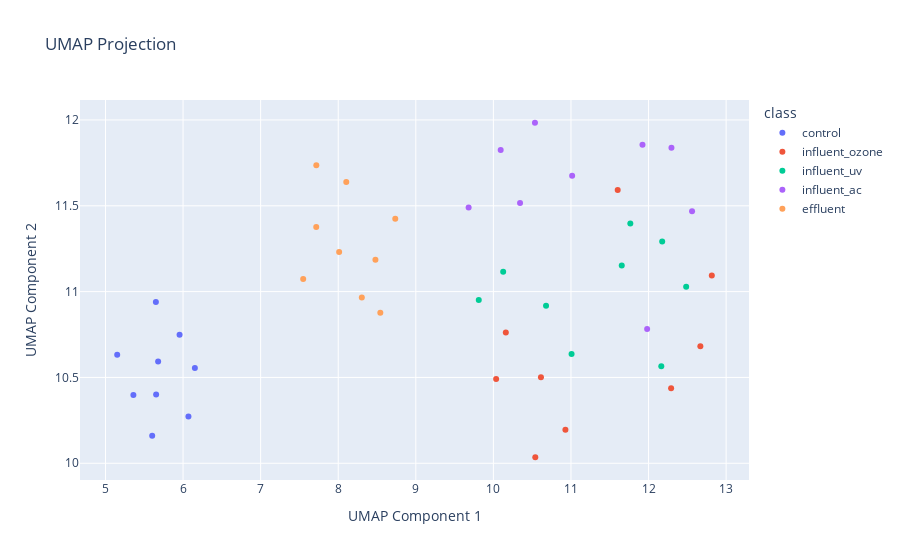

This figure's notebook cell:
### Markdown cell above
### Uniform Manifold Approximation and Projection (UMAP)

### Code cell
from src.StreamPort.ml.MachineLearningEngine import MachineLearningEngine
from src.StreamPort.ml.MachineLearningProcessingSettings import  MakeModelUMAP

#Creates an empty MachineLearningEngine object and prints it
path = 'feature_list.csv'
engine = MachineLearningEngine()
engine.add_analyses_from_csv(path)

class_path = 'feature_metadata.csv'
engine.add_classes_from_csv(class_path)
engine.print()

umap_model = MakeModelUMAP(n_neighbors=15, min_dist=0.1, n_components=2,random_state=42)
engine.add_settings(umap_model)
engine.print()
engine.run_workflow()
engine.plot_umap()

### Figure 1 — Plotly figure (JSON) as saved in the notebook; plotly's stock layout.template omitted (floating-point values rounded to 4 significant figures)
{"data": [{"hovertemplate": "class=control<br>UMAP Component 1=%{x}<br>UMAP Component 2=%{y}<extra></extra>", "legendgroup": "control", "marker": {"color": "#636efa", "symbol": "circle"}, "mode": "markers", "name": "control", "orientation": "v", "showlegend": true, "type": "scatter", "x": [5.679, 6.152, 5.955, 5.653, 5.36, 5.151, 6.069, 5.65, 5.602], "xaxis": "x", "y": [10.59, 10.55, 10.75, 10.4, 10.4, 10.63, 10.27, 10.94, 10.16], "yaxis": "y"}, {"hovertemplate": "class=influent_ozone<br>UMAP Component 1=%{x}<br>UMAP Component 2=%{y}<extra></extra>", "legendgroup": "influent_ozone", "marker": {"color": "#EF553B", "symbol": "circle"}, "mode": "markers", "name": "influent_ozone", "orientation": "v", "showlegend": true, "type": "scatter", "x": [10.04, 10.16, 10.61, 10.93, 10.54, 11.6, 12.67, 12.82, 12.29], "xaxis": "x", "y": [10.49, 10.76, 10.5, 10.2, 10.04, 11.59, 10.68, 11.09, 10.44], "yaxis": "y"}, {"hovertemplate": "class=influent_uv<br>UMAP Component 1=%{x}<br>UMAP Component 2=%{y}<extra></extra>", "legendgroup": "influent_uv", "marker": {"color": "#00cc96", "symbol": "circle"}, "mode": "markers", "name": "influent_uv", "orientation": "v", "showlegend": true, "type": "scatter", "x": [9.812, 10.13, 11.65, 11.01, 10.68, 11.77, 12.18, 12.48, 12.16], "xaxis": "x", "y": [10.95, 11.12, 11.15, 10.64, 10.92, 11.4, 11.29, 11.03, 10.57], "yaxis": "y"}, {"hovertemplate": "class=influent_ac<br>UMAP Component 1=%{x}<br>UMAP Component 2=%{y}<extra></extra>", "legendgroup": "influent_ac", "marker": {"color": "#ab63fa", "symbol": "circle"}, "mode": "markers", "name": "influent_ac", "orientation": "v", "showlegend": true, "type": "scatter", "x": [11.02, 9.681, 10.09, 10.34, 10.54, 11.92, 12.3, 12.56, 11.98], "xaxis": "x", "y": [11.68, 11.49, 11.83, 11.52, 11.98, 11.86, 11.84, 11.47, 10.78], "yaxis": "y"}, {"hovertemplate": "class=effluent<br>UMAP Component 1=%{x}<br>UMAP Component 2=%{y}<extra></extra>", "legendgroup": "effluent", "marker": {"color": "#FFA15A", "symbol": "circle"}, "mode": "markers", "name": "effluent", "orientation": "v", "showlegend": true, "type": "scatter", "x": [8.735, 8.304, 8.48, 8.543, 8.012, 7.548, 7.718, 8.104, 7.717], "xaxis": "x", "y": [11.42, 10.97, 11.19, 10.88, 11.23, 11.07, 11.74, 11.64, 11.38], "yaxis": "y"}], "layout": {"legend": {"title": {"text": "class"}, "tracegroupgap": 0}, "title": {"text": "UMAP Projection"}, "xaxis": {"anchor": "y", "domain": [0, 1], "title": {"text": "UMAP Component 1"}}, "yaxis": {"anchor": "x", "domain": [0, 1], "title": {"text": "UMAP Component 2"}}}}
